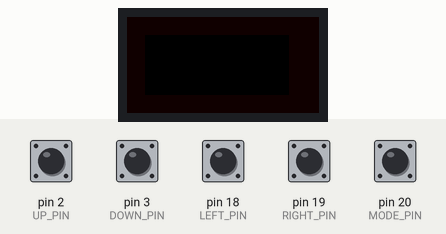
Bench run of a sketch on a simulated Arduino Mega 2560, built with avr-gcc and run on an emulated ATmega2560. On the bench: 32×16 colour display. The inputs (shaded band) are chosen by the test bench; at power-on: pin 2 (UP_PIN), pin 3 (DOWN_PIN), pin 18 (LEFT_PIN), pin 19 (RIGHT_PIN), pin 20 (MODE_PIN) LOW. Random numbers use the default seed unless the sketch sets one; what the sketch prints to the serial monitor is not drawn.

Above: at 2.2 s.
2.3 s: pin 3 (DOWN_PIN) pulled HIGH for 0.15 s
At 4.8 s:
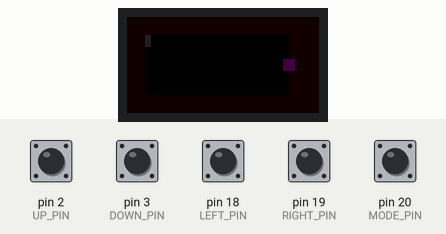
4.9 s: pin 3 (DOWN_PIN) pulled HIGH for 1 s
At 6.3 s:
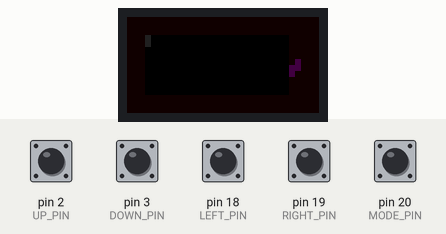
Timing chart, 0 to 7.9 s (numbered marks = the images above; inputs shaded):
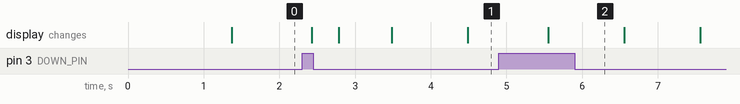

The sketch:

Main.ino
```cpp
#include <RGBmatrixPanel.h>
#include "game.h"

#define CLK 11
#define OE   9
#define LAT 10
#define A   A0
#define B   A1
#define C   A2

RGBmatrixPanel matrix(A, B, C, CLK, LAT, OE, false);

long counter = 0;
PieceType nextPiece;
Game game;
const int UP_PIN = 2, DOWN_PIN = 3, LEFT_PIN = 18, RIGHT_PIN = 19, MODE_PIN = 20;
volatile boolean upPressed, downPressed, leftPressed, rightPressed, fastMode;
unsigned long prevTick;


void setup() {
  pinMode(UP_PIN, INPUT);
  pinMode(DOWN_PIN, INPUT);
  pinMode(LEFT_PIN, INPUT);
  pinMode(RIGHT_PIN, INPUT);
  pinMode(MODE_PIN, INPUT);
  attachInterrupt(digitalPinToInterrupt(UP_PIN), upISR, RISING);
  attachInterrupt(digitalPinToInterrupt(DOWN_PIN), downISR, RISING);
  attachInterrupt(digitalPinToInterrupt(LEFT_PIN), leftISR, RISING);
  attachInterrupt(digitalPinToInterrupt(RIGHT_PIN), rightISR, RISING);
  attachInterrupt(digitalPinToInterrupt(MODE_PIN), modeISR, CHANGE);
  randomSeed(analogRead(A) + analogRead(B) + analogRead(C) + analogRead(A3) + analogRead(A4) + analogRead(A5) + analogRead(A6) + analogRead(A7) + analogRead(A8));
  Serial.begin(9600);
  Serial.println("Start");
  delay(1000);
  matrix.begin();
  game.newGame();
  prevTick = millis();
}

void loop() {

  for (int x = 0; x < 32; x++) {
    for (int y = 0; y < 16; y++) {
      if (!(y > 2 && y < 13 && x > 2 && x < 29)) {
        matrix.drawPixel(x, y, matrix.ColorHSV(counter, 255, 75, true));
      }
    }
  }
  counter += 5;

  if (upPressed || downPressed || leftPressed || rightPressed) {
    if (upPressed) {
      Serial.println("up");
    }
    if (downPressed) {
      Serial.println("down");
    }
    if (leftPressed) {
      Serial.println("left");
    }
    if (rightPressed) {
      Serial.println("right");
    }
    game.receiveInput(&upPressed, &downPressed, &leftPressed, &rightPressed);
    //matrix.swapBuffers(false);
  }

  if (millis() > prevTick + 1000) {
    prevTick = millis();
    if (game.isGameover()) {
      Serial.println("Game Over!");
      game.newGame();
    } else {
      game.tick();
    }
    printArr(game.getBase());
    //matrix.swapBuffers(false);
  }

  game.displayGame(&matrix);
}

void printArr(int** arr) {
  for (int y = 25; y >= 0; y--) {
    for (int x = 0; x < 10; x++) {
      if (arr[x][y]) {
        Serial.print("1");
      } else {
        Serial.print("0");
      }
    }
    Serial.print('\n');
  }
  Serial.print("==========================================================\n");
}

//void drawBase() {
//  for(int i = 0; i < 32; i++) {
//    for(int j = 0; j < 16; j++) {
//      if (base[i][j]) {
//        matrix.drawPixel(i, j, matrix.Color333(7, 7, 7));
//      } else {
//        matrix.drawPixel(i, j, matrix.Color333(0, 0, 0));
//      }
//    }
//  }
//}

//void IRAM_ATTR upISR() {
//  upPressed = !upPressed;
//}
//void IRAM_ATTR downISR() {
//  downPressed = !downPressed;
//}
//void IRAM_ATTR leftISR() {
//  leftPressed = !leftPressed;
//}
//void IRAM_ATTR rightISR() {
//  rightPressed = !rightPressed;
//}
//void IRAM_ATTR modeISR() {
//  fastMode = !fastMode;
//}

void upISR() {
  upPressed = true;
}
void downISR() {
  downPressed = true;
}
void leftISR() {
  leftPressed = true;
}
void rightISR() {
  rightPressed = true;
}
void modeISR() {
  fastMode = !fastMode;
}
```

game.cpp
```cpp
#include "game.h"

void Game::displayGame(RGBmatrixPanel* matrix) {
  for (int x = 0; x < BOARD_X; x++) {
    for (int y = 0; y < BOARD_Y; y++) {
      if (base[x][y]) {
        matrix->drawPixel(y + 3, x + 3, matrix->Color333(1, 1, 1));
      } else {
        matrix->drawPixel(y + 3, x + 3, matrix->Color333(0, 0, 0));
      }
    }
  }
  for (int y = 3; y < 13; y++) {
    matrix->drawPixel(27, y, matrix->ColorHSV(0, 150, 100, true));
    matrix->drawPixel(28, y, matrix->ColorHSV(0, 150, 100, true));
  }
  for (int i = 0; i < 4; i++) {
    if (piece.getLocation()[i][0] >= 0) {
      matrix->drawPixel(piece.getLocation()[i][1] + 3, piece.getLocation()[i][0] + 3, matrix->Color333(2, 0, 2));
    }
  }
}


void Game::newGame () {
  for (int x = 0; x < BOARD_X; x++) {
    for (int y = 0; y < BOARD_Y; y++) {
      base[x][y] = 0;
      adjacent[x][y] = 0;
    }
  }
  findAdjacent();
  piece.pieceConstructor();
}


bool Game::isGameover() {
  for (int x = 0; x < BOARD_X; x++) {
    if (base[x][24]) {
      return true;
    }
  }
  return false;
}

void Game::findAdjacent() {
  for (int x = 0; x < BOARD_X; x++) {
    bool isPieceInCol = false;
    for (int y = 0; y < BOARD_Y - 2; y++) {
      isPieceInCol = isPieceInCol || base[x][y];
    }
    if (!isPieceInCol) {
      adjacent[x][0] = 1;
      continue;
    }
    if (base[x][0]) {
      adjacent[x][0] = 0;
    }
    for (int y = 0; y < BOARD_Y; y++) {
      if (base[x][y] && !base[x][y + 1]) {
        adjacent[x][y + 1] = 1;
      } else {
        adjacent[x][y + 1] = 0;
      }
    }
  }
}


int** Game::initiateArray() {
  int** arr = new int*[BOARD_X];
  for (int i = 0; i < BOARD_X; i++) {
    arr[i] = new int[BOARD_Y];
  }
  for (int x = 0; x < BOARD_X; x++) {
    for (int y = 0; y < BOARD_Y; y++) {
      arr[x][y] = 0;
    }
  }
  return arr;
}
```

game.h
```cpp
#include <RGBmatrixPanel.h>
#include "piece.h"
#define BOARD_X 10
#define BOARD_Y 26

class Game {
  private:
    Piece piece;
  public:
    bool isGameover();
    void displayGame(RGBmatrixPanel* matrix);
    void newGame ();
    void findAdjacent();
    int** initiateArray();
    int** getPieceLoc() {
      return piece.getLocation();
    }
    int** getAdjacent() {
      return adjacent;
    }
    int** getBase() {
      return base;
    }
    Game() {
      location = piece.getLocation();
      adjacent = initiateArray();
      base = initiateArray();
    }

    void clearFullRows () {
      for (int y = 0; y < BOARD_Y; y++) {
        bool isFull = 1;
        for (int x = 0; x < BOARD_X; x++) {
          isFull &= base[x][y];
        }
        if (isFull) {
          clearRow(y);
        }
      }
    }

    void tick() {
      if (!piece.isPieceExist()) {
        Serial.print("tick() creating piece: ");
        Serial.print(next);
        Serial.print('\n');
        next = random(7);
        piece.initiatePiece(next);
        next = random(7);
        Serial.print("tick() will create piece: ");
        Serial.print(next);
        Serial.print('\n');
      } else {
        //random(2) ? (canMoveRight() ? piece.moveRight() : delay(0)) : (canMoveLeft() ? piece.moveLeft() : delay(0));
        if (piece.canMoveDown(adjacent)) {
          piece.moveDown();
        } else {
          fixPiece();
          piece.destroyPiece();
          clearFullRows();
          findAdjacent();
        }
      }
    }

    void receiveInput(bool* up, bool* down, bool* left, bool* right) {
      if (*left) {
        if (canMoveLeft()) piece.moveLeft();
        *left = false;
      }
      if (*right) {
        if (canMoveRight()) piece.moveRight();
        *right = false;
      }
      if (*down) {
        while (piece.canMoveDown(adjacent)) {
          piece.moveDown();
        }
        fixPiece();
        piece.destroyPiece();
        clearFullRows();
        findAdjacent();
        *down = false;
      }
      if (*up) {
        if (piece.canRotate(base)) {
          piece.rotate();
        }
        *up = false;
      }
    }

  private:
    void clearRow(int y_del) {
      for (int y = y_del; y < BOARD_Y - 1; y++) {
        for (int x = 0; x < BOARD_X; x++) {
          base[x][y] = base[x][y + 1];
        }
      }
      for (int x = 0; x < BOARD_X; x++) {
        base[x][25] = 0;
      }
    }
    void fixPiece() {
      for (int i = 0; i < 4; i++) {
        base[location[i][0]][location[i][1]] = 1;
      }
    }
    bool canMoveRight() {
      for (int i = 0; i < 4; i++) {
        if (location[i][0] + 1 > BOARD_X - 1) {
          return false;
        }
      }
      for (int i = 0; i < 4; i++) {
        if (base[location[i][0] + 1][location[i][1]]) {
          return false;
        }
      }
      return true;
    }

    bool canMoveLeft() {
      for (int i = 0; i < 4; i++) {
        if (location[i][0] - 1 < 0) {
          return false;
        }
      }
      for (int i = 0; i < 4; i++) {
        if (base[location[i][0] - 1][location[i][1]]) {
          return false;
        }
      }
      return true;
    }


    int** base;
    int** adjacent;
    const int** location;
    PieceType next = random(7);
};
```

piece.cpp
```cpp
#include "piece.h"

int** Piece::initiateLocation() {
  int** newLocation = new int*[4];
  for (int i = 0; i < 4; i++) {
    newLocation[i] = new int[2];
  }
  return newLocation;
}

bool Piece::canMoveDown(const int** adjacent) {
  for (int i = 0; i < 4; i++) {
    if (adjacent[location[i][0]][location[i][1]]) {
      return false;
    }
  }
  return true;
}

void Piece::initiatePiece(PieceType next) {
  type = next;
  switch (type) {
    case I:
      location[0][0] = 6;
      location[1][0] = 5;
      location[2][0] = 4;
      location[3][0] = 3;
      location[0][1] = 24;
      location[1][1] = 24;
      location[2][1] = 24;
      location[3][1] = 24;
      break;
    case O:
      location[0][0] = 4;
      location[1][0] = 4;
      location[2][0] = 5;
      location[3][0] = 5;
      location[0][1] = 24;
      location[1][1] = 25;
      location[2][1] = 24;
      location[3][1] = 25;
      break;
    case J:
      location[0][0] = 4;
      location[1][0] = 5;
      location[2][0] = 6;
      location[3][0] = 6;
      location[0][1] = 25;
      location[1][1] = 25;
      location[2][1] = 25;
      location[3][1] = 24;
      break;
    case L:
      location[0][0] = 6;
      location[1][0] = 5;
      location[2][0] = 4;
      location[3][0] = 4;
      location[0][1] = 25;
      location[1][1] = 25;
      location[2][1] = 25;
      location[3][1] = 24;
      break;
    case S:
      location[0][0] = 6;
      location[1][0] = 5;
      location[2][0] = 5;
      location[3][0] = 4;
      location[0][1] = 25;
      location[1][1] = 25;
      location[2][1] = 24;
      location[3][1] = 24;
      break;
    case Z:
      location[0][0] = 4;
      location[1][0] = 5;
      location[2][0] = 5;
      location[3][0] = 6;
      location[0][1] = 25;
      location[1][1] = 25;
      location[2][1] = 24;
      location[3][1] = 24;
      break;
    case T:
      location[0][0] = 4;
      location[1][0] = 5;
      location[2][0] = 5;
      location[3][0] = 6;
      location[0][1] = 25;
      location[1][1] = 25;
      location[2][1] = 24;
      location[3][1] = 25;
      break;
  }
  orientation = 0;
  pieceExist = true;
}
```

piece.h
```cpp
#include "Arduino.h"
#define BOARD_X 10
#define BOARD_Y 26

enum PieceType {
  I,
  O,
  J,
  L,
  S,
  Z,
  T
};

class Piece {
  public:
    int** initiateLocation();
    bool canMoveDown(const int** adjacent);
    void pieceConstructor() {
      Serial.println("initialize piece");
      location = initiateLocation();
      destroyPiece();
      nextType = random(7);
      type = random(7);
    }
    int** getLocation() {
      return location;
    }
    void moveDown() {
      for (int i = 0; i < 4; i++) {
        location[i][1] -= 1;
      }
    }
    void destroyPiece() {
      for (int i = 0; i < 4; i++) {
        location[i][0] = -1;
      }
      pieceExist = false;
    }

    void initiatePiece(PieceType next);

    bool canMoveRight() {
      for (int i = 0; i < 4; i++) {
        if (location[i][0] + 1 > BOARD_X - 1) {
          return false;
        }
      }
      return true;
    }
    bool canMoveLeft() {
      for (int i = 0; i < 4; i++) {
        if (location[i][0] - 1 < 0) {
          return false;
        }
      }
      return true;
    }
    void moveLeft() {
      if (canMoveLeft()) {
        for (int i = 0; i < 4; i++) {
          location[i][0] -= 1;
        }
      }
    }

    void moveRight() {
      if (canMoveRight()) {
        for (int i = 0; i < 4; i++) {
          location[i][0] += 1;
        }
      }
    }
    bool canRotate(const int** base) {
      Serial.print("Type: ");
      Serial.print(type);
      Serial.print('\n');
      bool ret;
      switch (type) {
        case I:
          if (location[1][0] >= 2 && location[1][0] <= 8 && location[1][1] <= 23) {
            ret = true;
          } else {
            ret = false;
          }
          break;
        case O:
          ret = false;
          break;
        default:
          if (location[1][0] >= 1 && location[1][0] <= 8) {
            ret = true;
          } else {
            ret = false;
          }
      }
      for (int i = 0; i < 4; i++) {
        if (base[location[i][0]][location[i][1]]) {
          ret = false;
        }
      }
      return ret;
    }


    void rotate() {
      switch (type) {
        case I:
          if (!orientation) {
            location[0][0] = location[1][0];
            location[2][0] = location[1][0];
            location[3][0] = location[1][0];
            location[0][1] = location[1][1] - 1;
            location[2][1] = location[1][1] + 1;
            location[3][1] = location[1][1] + 2;
            orientation = 1;
          } else {
            location[0][0] = location[1][0] + 1;
            location[2][0] = location[1][0] - 1;
            location[3][0] = location[1][0] - 2;
            location[0][1] = location[1][1];
            location[2][1] = location[1][1];
            location[3][1] = location[1][1];
            orientation = 0;
          }
          break;
          //        case O:
          //          return false;
          //        default:
          //          if (location[2][0] >= 1 && location[2][0] <= 8) {
          //            return true;
          //          }
          //          return false;
          //      }

      }
    }


    bool isPieceExist() {
      return pieceExist;
    }


  private:
    PieceType type, nextType;
    int** location;
    bool pieceExist;
    int orientation;
};
```
